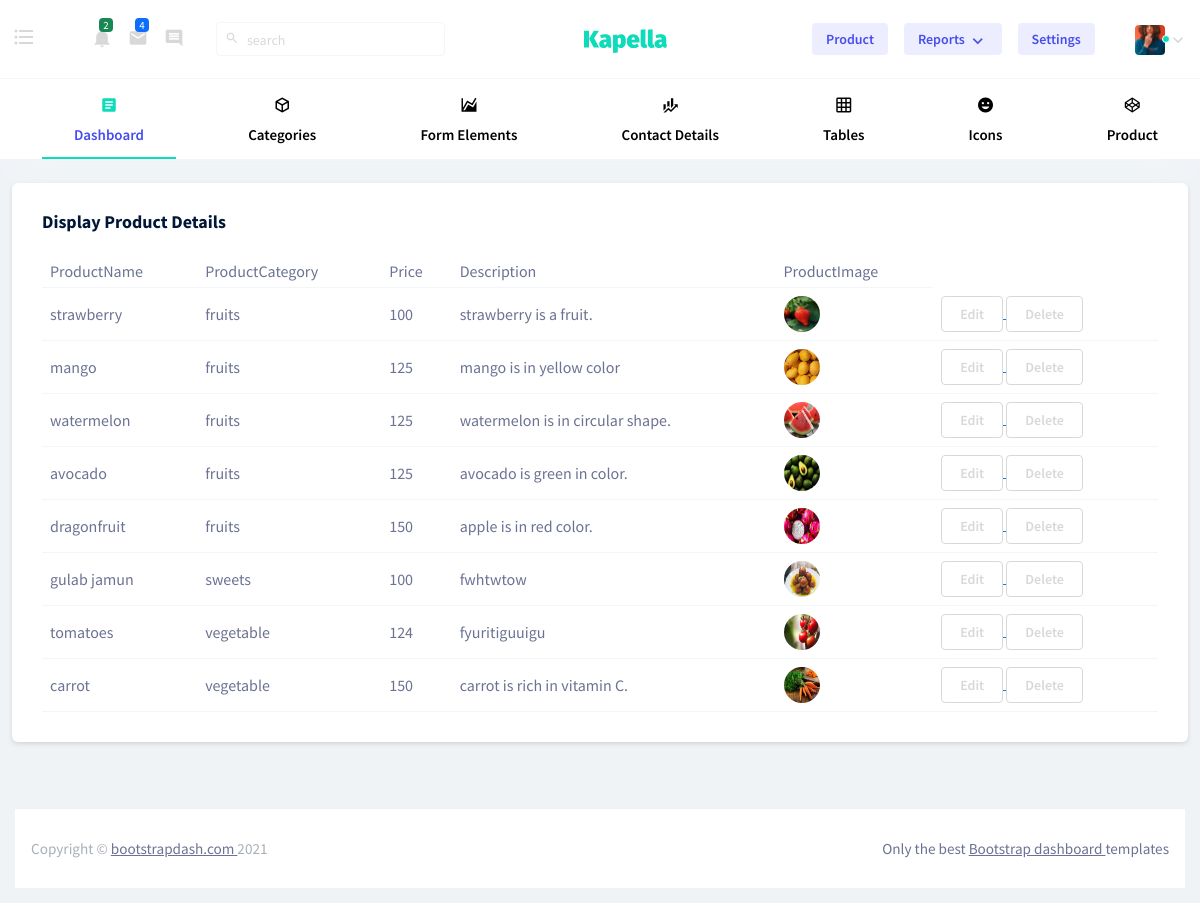
The app's page /Backend/display_product/ with its own data.
### Backend/models.py (models this page shows)
class Product_db(models.Model):
    ProductName=models.CharField(max_length=100,null=True,blank=True)
    ProductCategory=models.CharField(max_length=100,null=True,blank=True)
    Price=models.IntegerField(null=True,blank=True)
    Description=models.TextField(null=True,blank=True)
    ProductImage=models.ImageField(upload_to='ProductImage',null=True,blank=True)

### Backend/views.py (the view)
# urls.py: path('display_product/',views.display_product,name="display_product"),
def display_product(req):
    data=Product_db.objects.all()
    return render(req,"display_product.html",{'data':data})

### Backend/templates/display_product.html (shortened to what this page needs)
<!DOCTYPE html>
{% extends 'index.html' %}
{% block content %}
<html lang="en">
<head>
</head>
<body>
  <div class="col-lg-12 grid-margin stretch-card">
              <div class="card">
                <div class="card-body">
                  <h4 class="card-title">Display Product Details</h4>
                  <div class="table-responsive">
                    <table class="table table-hover">
                      <thead>
                        <tr>
                          <th>ProductName</th>
                            <th>ProductCategory</th>
                            <th>Price</th>
                          <th>Description</th>
                          <th>ProductImage</th>
                        </tr>
                      </thead>
                      <tbody>
                      {% for d in data %}
                      <tr>
                        <td>{{d.ProductName}}</td>
                          <td>{{d.ProductCategory}}</td>
                          <td>{{d.Price}}</td>
                        <td>{{d.Description}}</td>
                        <td>
                          <img src="{{d.ProductImage.url}}" width="100px" height="100px">
                        </td>
                        <td>
                          <a href="{% url 'edit_product' prod_id=d.id %}">
                            <button type="button" class="btn btn-outline-light btn-fw">Edit</button>
                          </a>
                          <a href="{% url 'delete_product' prod_id=d.id %}">
                            <button type="button" class="btn btn-outline-light btn-fw">Delete</button>
                          </a>
                        </td>
                      </tr>
                        {% endfor %}
                      </tbody>
                    </table>
                  </div>
                </div>
              </div>
            </div>
</body>
</html>
{% endblock %}

### records on screen
Product_db: ProductName "strawberry", ProductCategory "fruits", Price "100", Description "strawberry is a fruit.", ProductImage (picture)
Product_db: ProductName "mango", ProductCategory "fruits", Price "125", Description "mango is in yellow color", ProductImage (picture)
Product_db: ProductName "watermelon", ProductCategory "fruits", Price "125", Description "watermelon is in circular shape.", ProductImage (picture)
Product_db: ProductName "avocado", ProductCategory "fruits", Price "125", Description "avocado is green in color.", ProductImage (picture)
Product_db: ProductName "dragonfruit", ProductCategory "fruits", Price "150", Description "apple is in red color.", ProductImage (picture)
Product_db: ProductName "gulab jamun", ProductCategory "sweets", Price "100", Description "fwhtwtow", ProductImage (picture)
Product_db: ProductName "tomatoes", ProductCategory "vegetable", Price "124", Description "fyuritiguuigu", ProductImage (picture)
Product_db: ProductName "carrot", ProductCategory "vegetable", Price "150", Description "carrot is rich in vitamin C.", ProductImage (picture)
